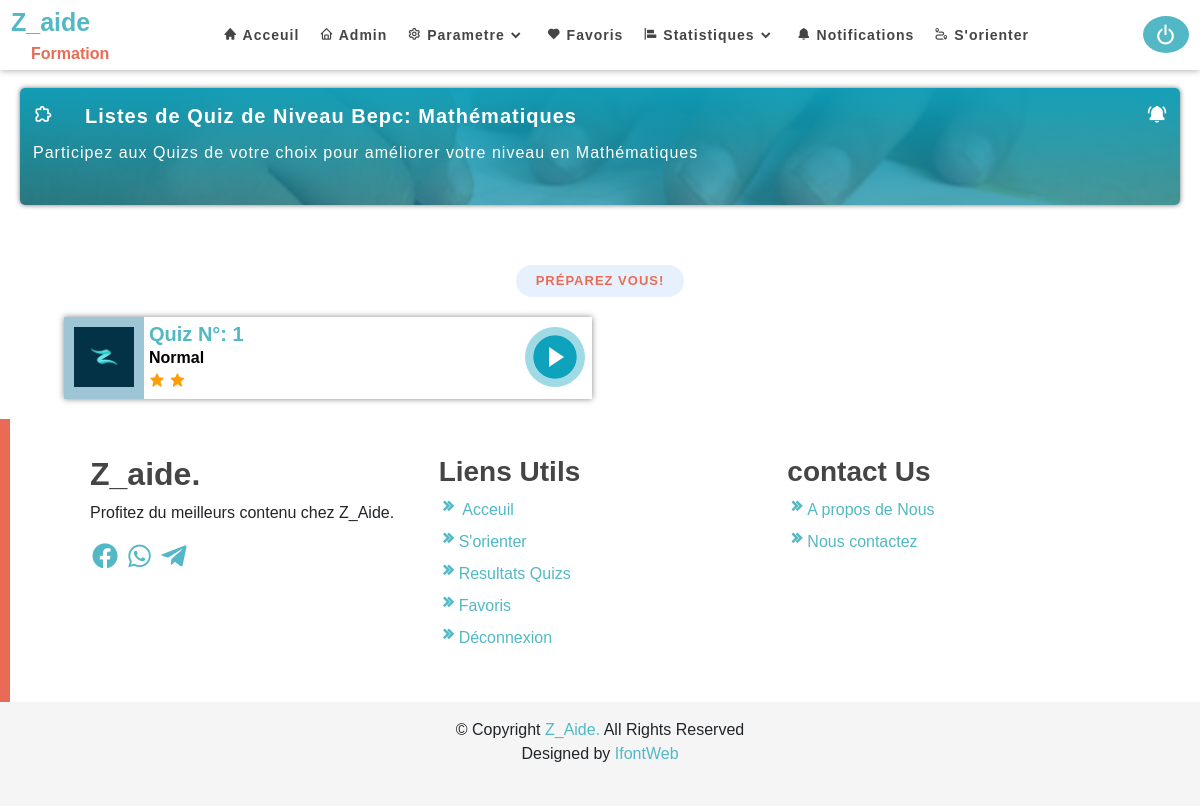
/start/1/listquiz/ (signed in), run on the app's committed database.
### programme/models.py (models this page shows, shortened)
class Matiere(models.Model):
    Nom_matiere=models.CharField(max_length=200,null=True,blank=True)
    image_matiere=models.FileField(upload_to='Matirer',null=True,blank=True)
    matiere_niveau=models.ForeignKey(Niveau,on_delete=models.CASCADE,related_name='matiere',)
    favoris=models.ManyToManyField(User,related_name='favori',null=True,blank=True)
    slug=models.SlugField(null=True ,blank=True)
    def __str__(self):
        return self.Nom_matiere

class Niveau(models.Model):
    Nom_niveau=models.CharField(max_length=200,null=True,blank=True)
    image_niveau=models.FileField(upload_to='classe',null=True,blank=True)
    slug=models.SlugField(null=True ,blank=True)
    def __str__(self):
        return self.Nom_niveau

class Quiz(models.Model):
    LEVEL=(
        ('Facile','Facile'),
        ('Normal','Normal'),
        ('Difficile','Dificle'),
    )
    disponibilité=(
        ('disponible','disponible'),
        ('indisponible','indisponible')
    )
    nomQuiz=models.CharField(max_length=300)
    numeroQuiz=models.IntegerField(help_text="Questionnaire Numero")
    niveauQuiz=models.ForeignKey(Niveau,on_delete=models.CASCADE)
    matierequiz=models.ForeignKey(Matiere,on_delete=models.CASCADE,related_name="QuizMatiere")
    nombreDequestion=models.IntegerField(help_text="nombre de question")
    temps=models.IntegerField(help_text="temps pour traiter le questionnair")
    score=models.IntegerField(help_text="Point pour le questionnaire")
    dificulte=models.CharField(max_length=200,choices=LEVEL)
    etat=models.CharField(choices=disponibilité,max_length=200,blank=True)
    date=models.DateTimeField(auto_now_add=True)

### programme/views.py (the view)
# urls.py: path('<int:int_matiere>/listquiz/',views.listquiz,name='listequiz'),
@login_required(login_url='connex:log')
def listquiz(request,int_matiere):
    matiere=Matiere.objects.get(pk=int_matiere)
    quiz=matiere.QuizMatiere.all()
    nombre=Resultats.objects.filter(user=request.user).count()
    nombre=int(nombre)
    fav=bool
    if quiz :
        fav= True
        fav=str(fav)
    else :
        fav=False
        fav=str(fav)
    context={
        'quizs':quiz,
        'matiere': matiere,
        'fav':fav,
        'nombre':nombre
    }
    return render(request,'listequiz.html',context)

### connex/models.py (called while the page is built)
    def __str__(self):
        return self.email

### programme/templatetags/myfilter.py (called while the page is built)
@register.filter(name="veri2")
def veri2(valeur):
    return str(valeur)

### programme/templates/listequiz.html (shortened to what this page needs)
{% extends 'base.html'  %}
{% load static %}
{% load myfilter %}
{%  block content  %}
{% include 'nav.html' %}
<section class="First mt-5">
  <div class="second">
      <div class="present">
          <div class="icon">
              <i class="bx bx-extension"></i>
          </div>
          <p>Listes de Quiz de {{matiere.matiere_niveau}}: {{matiere.Nom_matiere}} </p>
          {%  if nombre >= 5 %}
          {%else%}
          <div class="iconalert">
              <i class='bx bxs-bell-ring' data-bs-toggle="modal" data-bs-target="#e"></i>
          </div>
          {%endif%}
      </div>
      <p>Participez aux Quizs de votre choix pour améliorer votre niveau en {{matiere.Nom_matiere}}</p>
  </div>
</section>
<section class="quizselects ">
    <div class="section-header">
      <h2>Préparez vous!</h2>
    </div>
    {% if fav == 'False' %}
    <div class="favcheck">
      <div class="fav">
        <div class="icon">
          <i class="bx bxs-error"  ></i>
        </div>
        <h5>Les Quizs ne sont pas disponible pour le moments.</h5>
        <p></p>
      </div>
    </div>
    {%else%}
    <div class="selects">
        {% for quiz in quizs  %}
        {% if quiz.etat|veri2 == 'indisponible' and request.user.is_superuser %}
        <div class="cards">
            <div class="img">
                <img src="/static/assets/img/logoZ.png" >
            </div>
            <div class="detail">
                <h5>{{quiz.nomQuiz}} N°: {{quiz.numeroQuiz}}</h5>
                <div class="icon">
                    {% if quiz.dificulte == "Difficile"  %}
                    <p><b>{{quiz.dificulte}}</b></p>
                    <i class="bx bxs-star"></i>
                    <i class="bx bxs-star"></i>
                    <i class="bx bxs-star"></i>
                    {% elif quiz.dificulte == "Normal" %}
                    <p><b>{{quiz.dificulte}}</b></p>
                    <i class="bx bxs-star"></i>
                    <i class="bx bxs-star"></i>
                    {% else  %}
                    <p><b>{{quiz.dificulte}}</b></p>
                    <i class="bx bxs-star"></i>
                    {%endif%}
                </div>
            </div>
            <div class="btn">
                <a href="#" class="btn-play modal-buton" data-bs-toggle="modal" data-bs-target="#exampleModal"
                    data-pk="{{ quiz.pk }}"
                    data-quizs="{{ quiz.nomQuiz }}"
                    data-question="{{quiz.nombreDequestion}}"
                    data-dificulte="{{quiz.dificulte}}"
                    data-time="{{quiz.temps}}"
                    data-score="{{quiz.score}}"
                    data-matiere="{{quiz.matierequiz}}"
                ></a>
              </div>
        </div>
      {%endif%}
      {%endfor%}
    </div>
    {%endif%}
</section>
{% include 'footer.html' %}
{% endblock  %}

### data on the page
Matiere: matiere_niveau "Niveau Bepc", Nom_matiere "Mathématiques"
Quiz: nomQuiz "Quiz", numeroQuiz "1", dificulte "Normal"
